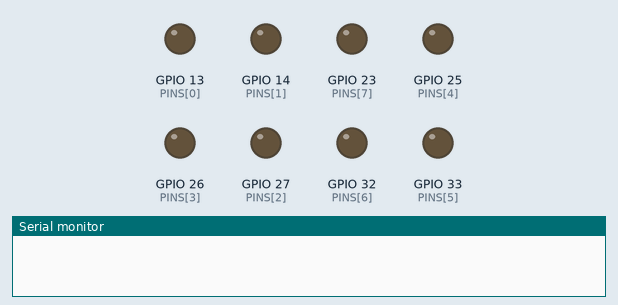
Bench run of a sketch on a simulated ESP32. Shown: output pins drawn as LEDs (lit = HIGH), the last lines printed to the serial monitor.

Above: at 0.5 s.
At 2.2 s:
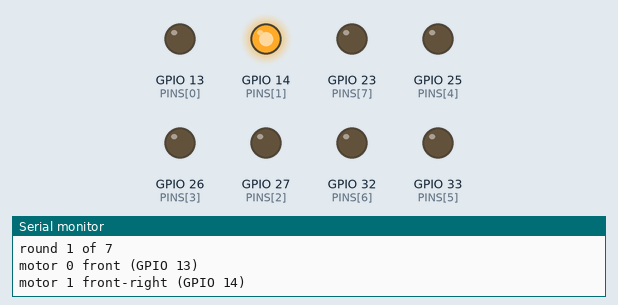
At 3.2 s:
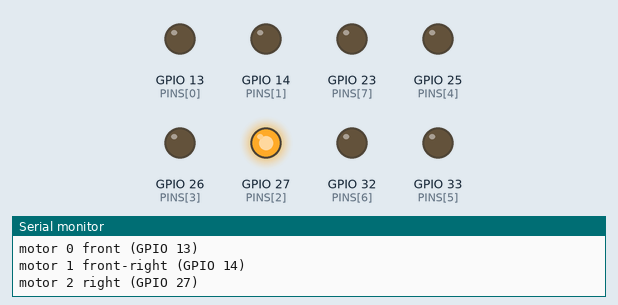
At 5.2 s:
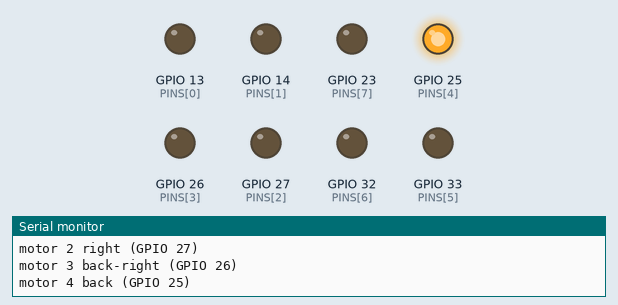
At 7.2 s:
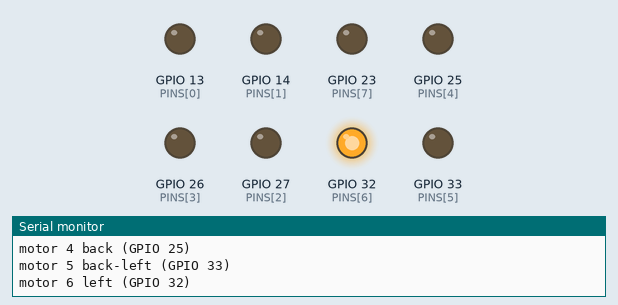
At 9.2 s:
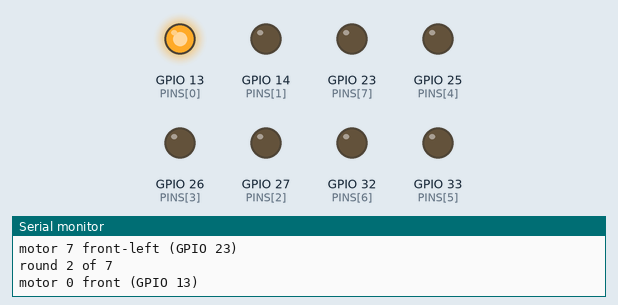
Timing chart, 0 to 10.4 s (numbered marks = the images above):
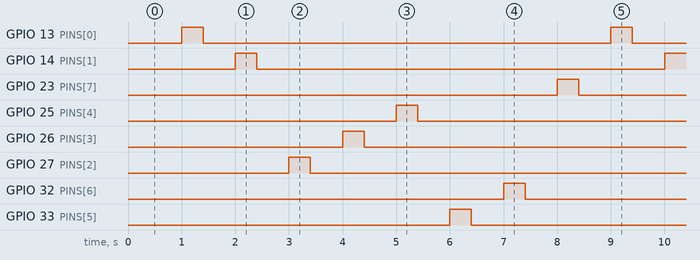

The sketch:

belt-bringup.ino
```cpp
// meta-sight belt wiring check: each motor buzzes once, in order (front, then clockwise), about
// 8 s a round, for 7 rounds (about a minute). The serial monitor (115200) names each motor.
// Flash with: scripts/flash_belt.sh bringup. Flash the real belt firmware afterwards.
#include <Arduino.h>

static const int PINS[8] = {13, 14, 27, 26, 25, 33, 32, 23};
static const char *NAMES[8] = {"front",     "front-right", "right",      "back-right",
                               "back",      "back-left",   "left",       "front-left"};
static const int ROUNDS = 7;

void setup() {
  Serial.begin(115200);
  for (int i = 0; i < 8; i++) {
    pinMode(PINS[i], OUTPUT);
    digitalWrite(PINS[i], LOW);
  }
  delay(1000);
  for (int r = 1; r <= ROUNDS; r++) {
    Serial.printf("round %d of %d\n", r, ROUNDS);
    for (int i = 0; i < 8; i++) {
      Serial.printf("motor %d %s (GPIO %d)\n", i, NAMES[i], PINS[i]);
      digitalWrite(PINS[i], HIGH);
      delay(400);
      digitalWrite(PINS[i], LOW);
      delay(600);
    }
  }
  Serial.println("done: every motor should have buzzed once per round, front then clockwise");
}

void loop() { delay(1000); }
```

Measured:
- by itself, GPIO 13 (PINS[0]), GPIO 14 (PINS[1]), GPIO 23 (PINS[7]), GPIO 25 (PINS[4]), GPIO 26 (PINS[3]), GPIO 27 (PINS[2]), GPIO 32 (PINS[6]), GPIO 33 (PINS[5]): alternates HIGH for 0.40 s and LOW for 7.6 s
- by itself, everything shown: repeats every 8.0 s, in 16 steps
